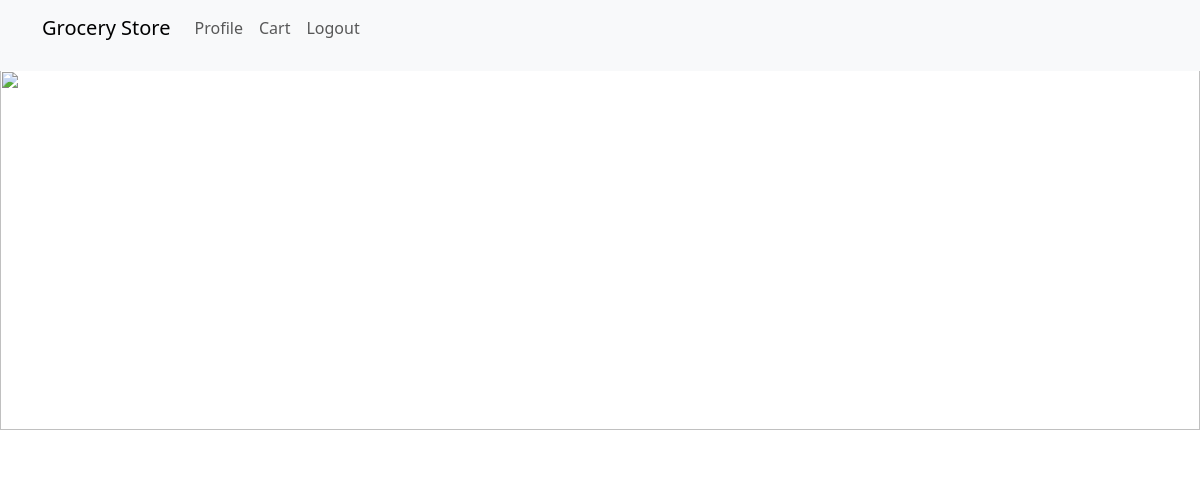
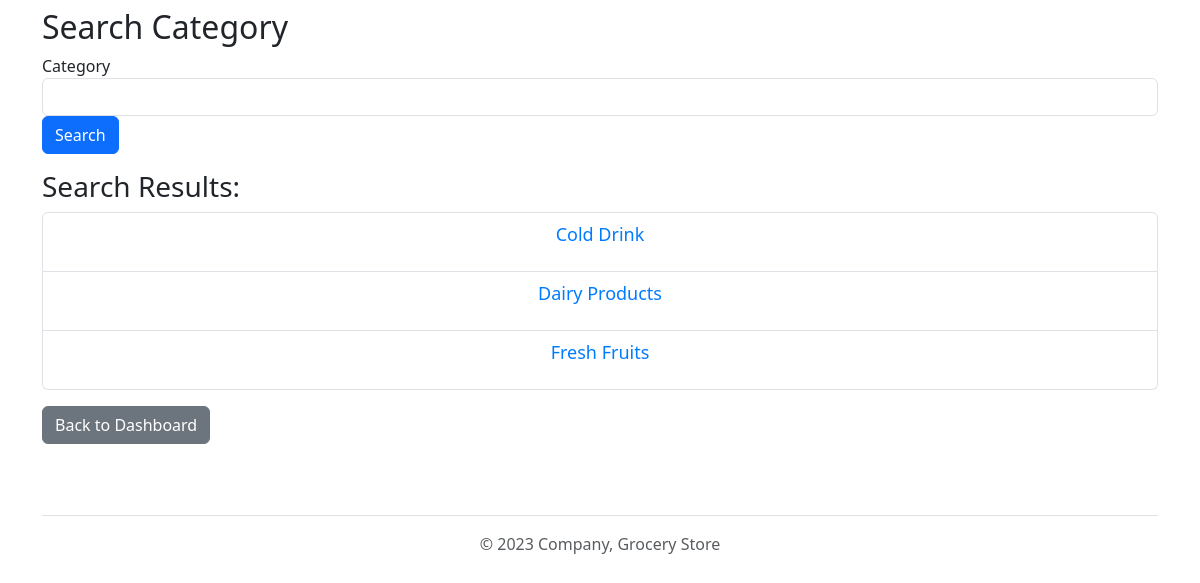
/search_section (signed in), run on an earlier commit of the app's database (2 pictures, top to bottom).
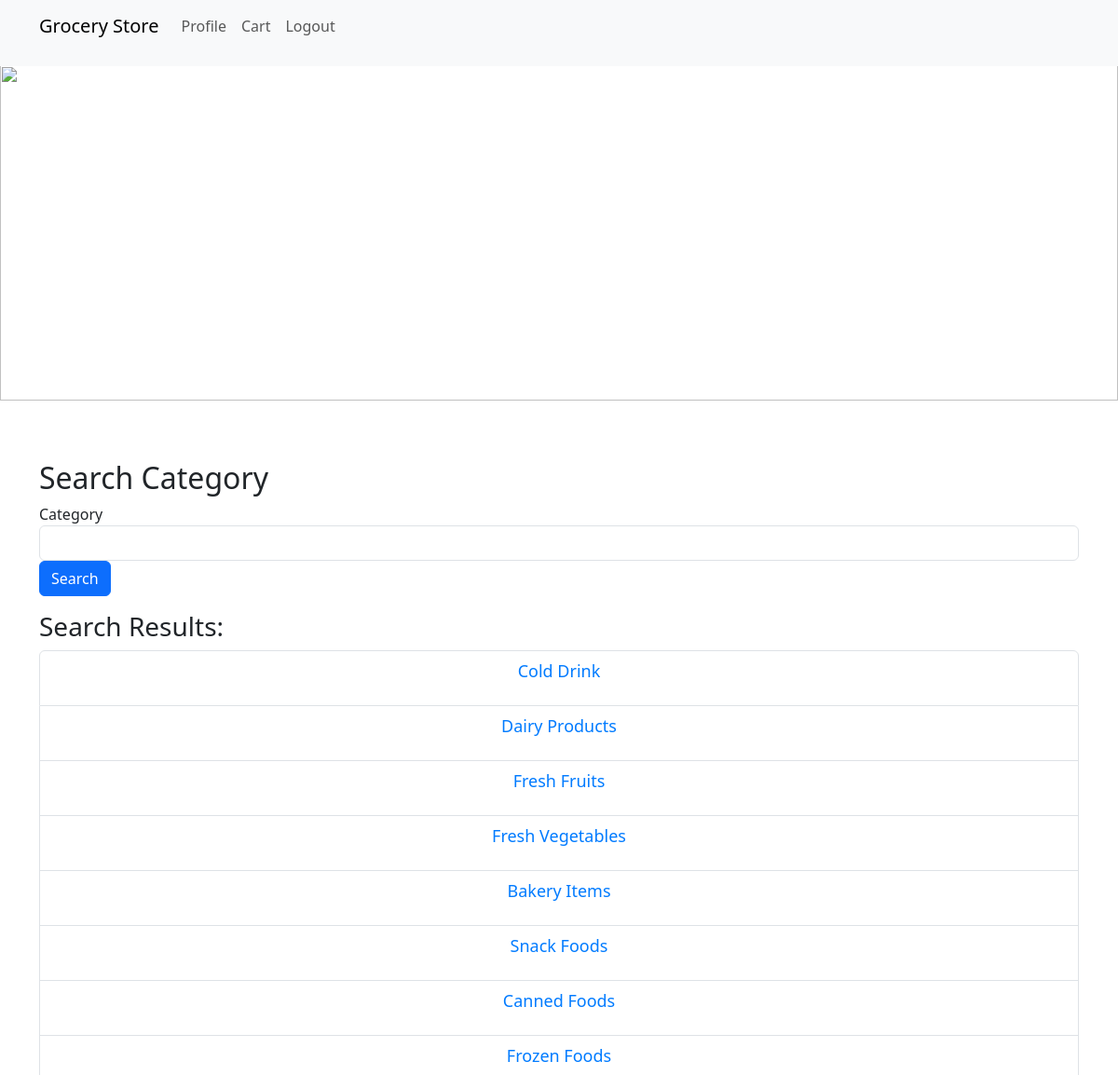
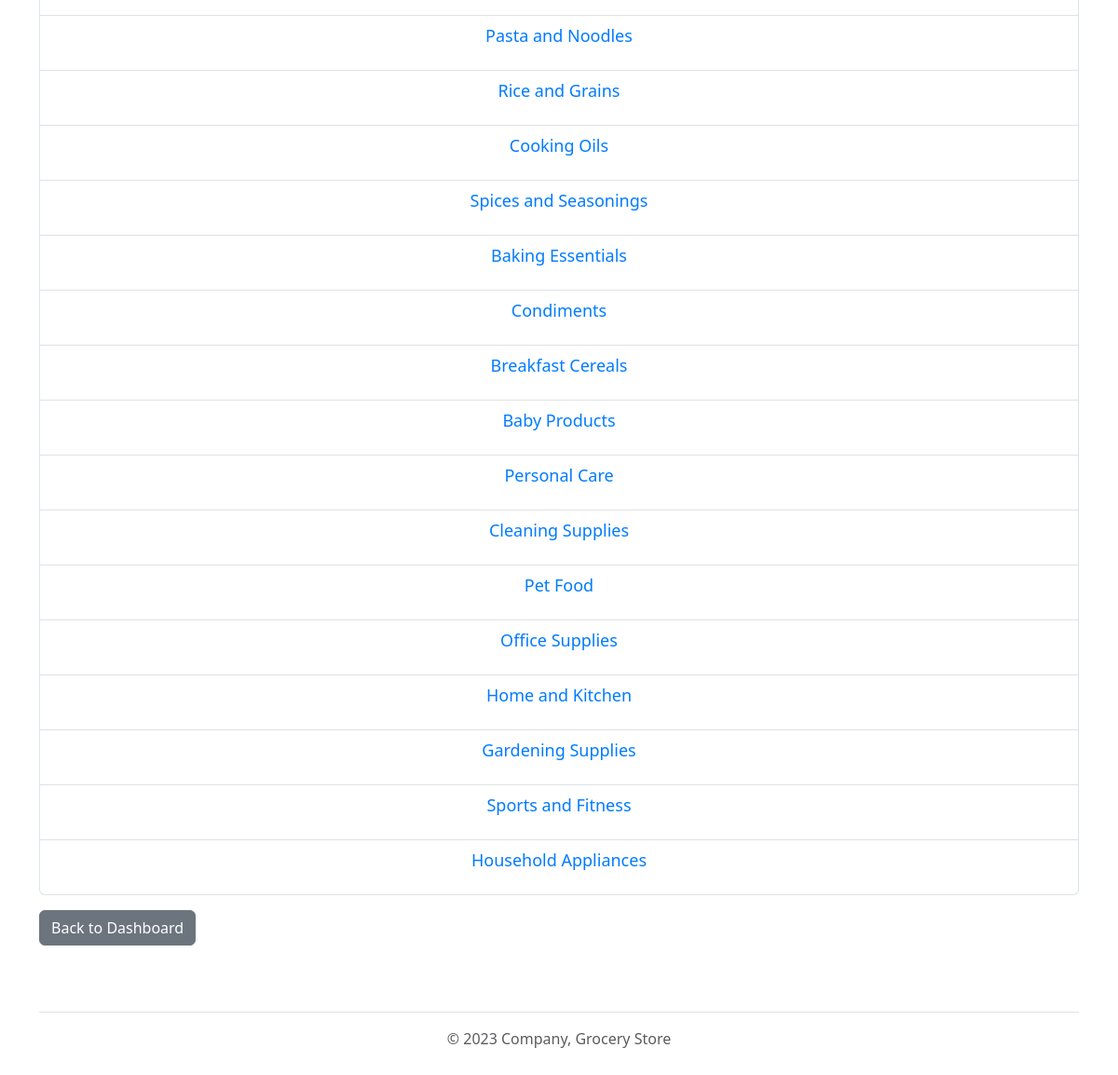
And on a later commit of the database (2 pictures, top to bottom).
### application/models.py (models this page shows)
class Sections(db.Model):
    __tablename__ = "sections"
    section_id = db.Column(db.Integer, primary_key=True, autoincrement=True)
    section_name = db.Column(db.String(200), nullable=False)

### application/controllers.py (the view)
@app.route("/search_section", methods=["GET", "POST"])
@login_required
def search_section():
    form=SearchForm()
    if request.method == "POST":
        category = request.form.get("category")
        if category:
            sections = Sections.query.filter(Sections.section_name.ilike(f'%{category}%')).all()
        else:
            sections = Sections.query.all()
    else:
        sections = Sections.query.all()
    return render_template('search_section.html', sections=sections, form=form)

### application/forms.py
class SearchForm(FlaskForm):
    category = StringField("Category", validators=[])
    name = StringField("Name", validators=[])
    price = FloatField("Price", validators=[NumberRange(min=0, message="Price must be greater than or equal to 0.")])
    manufacture_date = DateField("Manufacture Date")
    expiry_date = DateField("Expiry Date")
    submit = SubmitField("Search")

### application/controllers.py (called while the page is built)
@login_manager.user_loader
def load_user(user_id):
    return Users.query.get(int(user_id))

### templates/search_section.html (shortened to what this page needs)
<!DOCTYPE html>
<html>
<head>
    <link href="https://cdn.jsdelivr.net/npm/bootstrap@5.3.0/dist/css/bootstrap.min.css" rel="stylesheet">
    <link rel="stylesheet" type="text/css" href="{{ url_for('static', filename='styles.css') }}">
</head>
<body>
    {% include 'header.html' %}
    {% include 'banner.html' %}
    <div class="container mt-5">
        <h2>Search Category</h2>
        <form method="POST" action="{{ url_for('search_section') }}" class="mb-3">
            <div class="form-group">
                {{ form.category.label }}
                {{ form.category(class="form-control") }}
            </div>
            <button type="submit" class="btn btn-primary">Search</button>
        </form>
        <h3>Search Results:</h3>
        <ul class="list-group">
            {% for section in sections %}
            <li class="list-group-item">
                <a href="{{ url_for('products_of_section', section_id=section.section_id) }}">{{ section.section_name }}</a>
            </li>
            {% endfor %}
        </ul>
        <p class="mt-3"><a href="{{ url_for('user_dashboard') }}" class="btn btn-secondary">Back to Dashboard</a></p>
    </div>
    {% include 'footer.html' %}
</body>
</html>

What changed in the data, as far as the page shows it:
added Sections: section_name "Fresh Vegetables"
added Sections: section_name "Bakery Items"
added Sections: section_name "Snack Foods"
added Sections: section_name "Canned Foods"
added Sections: section_name "Frozen Foods"
added Sections: section_name "Pasta and Noodles"
added Sections: section_name "Rice and Grains"
added Sections: section_name "Cooking Oils"
added Sections: section_name "Spices and Seasonings"
added Sections: section_name "Baking Essentials"
added Sections: section_name "Condiments"
added Sections: section_name "Breakfast Cereals"
added Sections: section_name "Baby Products"
added Sections: section_name "Personal Care"
added Sections: section_name "Cleaning Supplies"
added Sections: section_name "Pet Food"
added Sections: section_name "Office Supplies"
added Sections: section_name "Home and Kitchen"
added Sections: section_name "Gardening Supplies"
added Sections: section_name "Sports and Fitness"
added Sections: section_name "Household Appliances"
